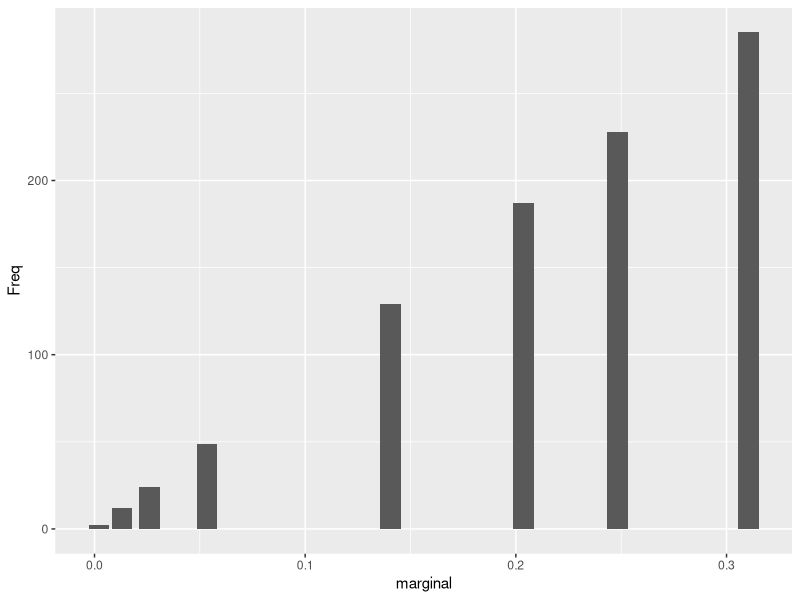
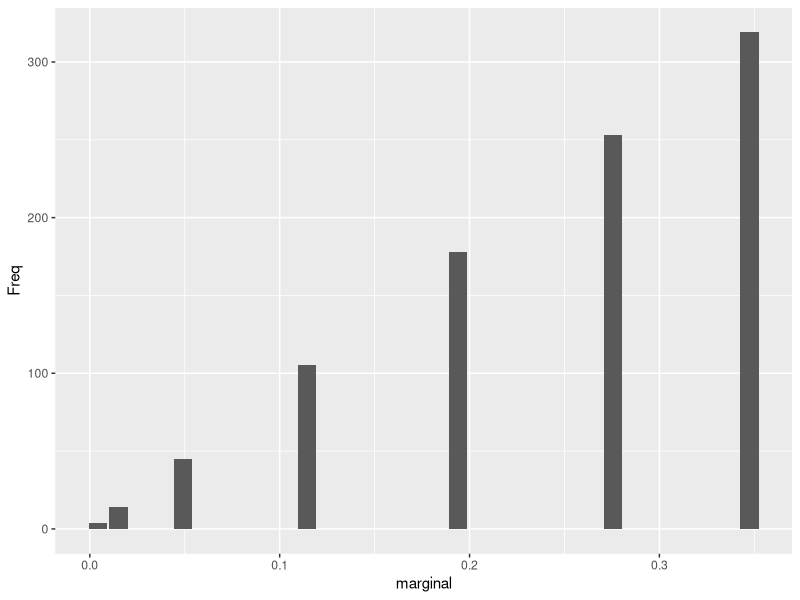
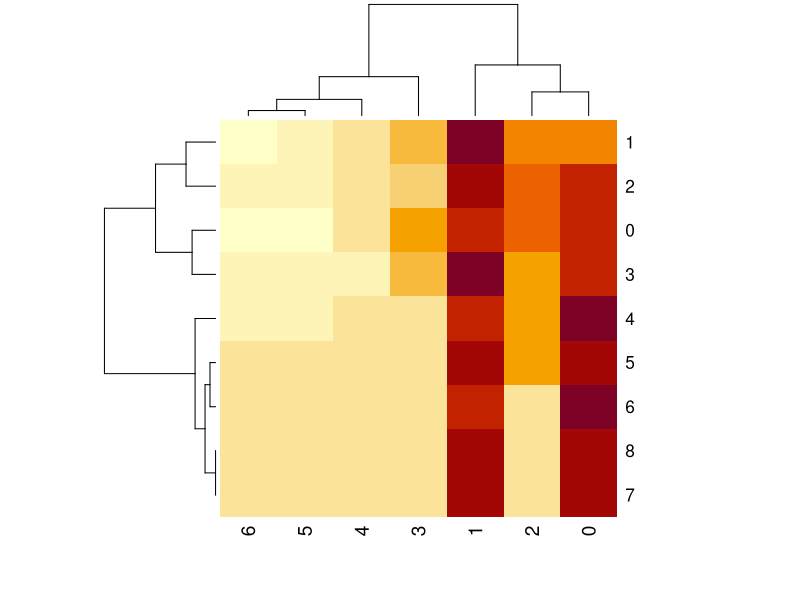

These charts were generated, in order, by the following R code:
library(dplyr)
library(ggplot2)
#1.- Con el último data frame obtenido en el postwork de
#la sesión 2, elabora tablas de frecuencias relativas para 
#estimar las siguientes probabilidades:
#La probabilidad (marginal) de que el equipo que juega en
#casa anote x goles (x=0,1,2,)
setwd("C:/Users/Dell/Documents/GitHub/BEDUpostworkRicardo/Postwork/Sesion2/")
df <- read.csv(file = 'Sesion2.csv')#Se lee data frame
#Aquí se calcula la marginal del equipo de casa
goles<-df %>% select(FTHG, FTAG)#Se crea dataframe con goles de casa y visitantes
n<-length(goles[,1])#Variable que nos dice el total de partidos
marginal.casa <- table(goles$FTHG) #tabla con frecuencia de goles
marginal.casa <- as.data.frame(marginal.casa) #se cambia formato a dataframe
names(marginal.casa)[1] = 'Goles' #se renombra la primer columna
marginal.casa$marginal <- marginal.casa$Freq / n #Se calcula la marginal 
marginal.casa


#La probabilidad (marginal) de que el equipo que juega como 
#visitante anote y goles (y=0,1,2,)
marginal.visitante <- table(goles$FTAG) #tabla con frecuencia de goles
marginal.visitante <- as.data.frame(marginal.visitante) #se cambia formato a dataframe
names(marginal.visitante)[1] <- 'Goles' #se renombra la primer columna
marginal.visitante$marginal <- marginal.visitante$Freq / n
marginal.visitante



#La probabilidad (conjunta) de que el equipo que juega en casa
#anote x goles y el equipo que juega como visitante anote y goles
#(x=0,1,2,, y=0,1,2,)
goles$conjuntas <- paste(goles$FTHG,goles$FTAG)#Se crea una nueva columna con los goles conjuntos
goles
probabilidad.conjunta <- table(goles$conjuntas) #tabla con frecuencia de goles
probabilidad.conjunta <- as.data.frame(probabilidad.conjunta) #se cambia formato a dataframe
names(probabilidad.conjunta)[1] <- 'resultado.partido' #se renombra la primer columna
probabilidad.conjunta$conjunta <- probabilidad.conjunta$Freq / n #Se calcula la conjunta
probabilidad.conjunta

#2.Realiza lo siguiente:
#Un gráfico de barras para las probabilidades marginales 
#estimadas del número de goles que anota el equipo de casa
ggplot(marginal.casa, aes(x = marginal, y = Freq)) + 
  geom_bar (stat="identity", position = "dodge") # Funciones del paquete ggplot2


#Un gráfico de barras para las probabilidades marginales
#estimadas del número de goles que anota el equipo visitante.
ggplot(marginal.visitante, aes(x = marginal, y = Freq)) + 
  geom_bar (stat="identity", position = "dodge") # Funciones del paquete ggplot2


#Un HeatMap para las probabilidades conjuntas estimadas de los 
#números de goles que anotan el equipo de casa y el equipo 
#visitante en un partido.

Conjunta<-goles%>%select(FTHG,FTAG)#Se redefine un dataframe con columnas de goles de casa y visitante
Conjunta<-as.data.frame.matrix(table(Conjunta))#Se aplica la funcion table y se convierte a dataframe
Conjunta <- Conjunta / n #Se divide entre número total de datos para obtener la matriz de probabilidad
Conjunta<-as.matrix(Conjunta)#Se guarda dataframe como matriz
heatmap(Conjunta)#Se grafica el heatmap


